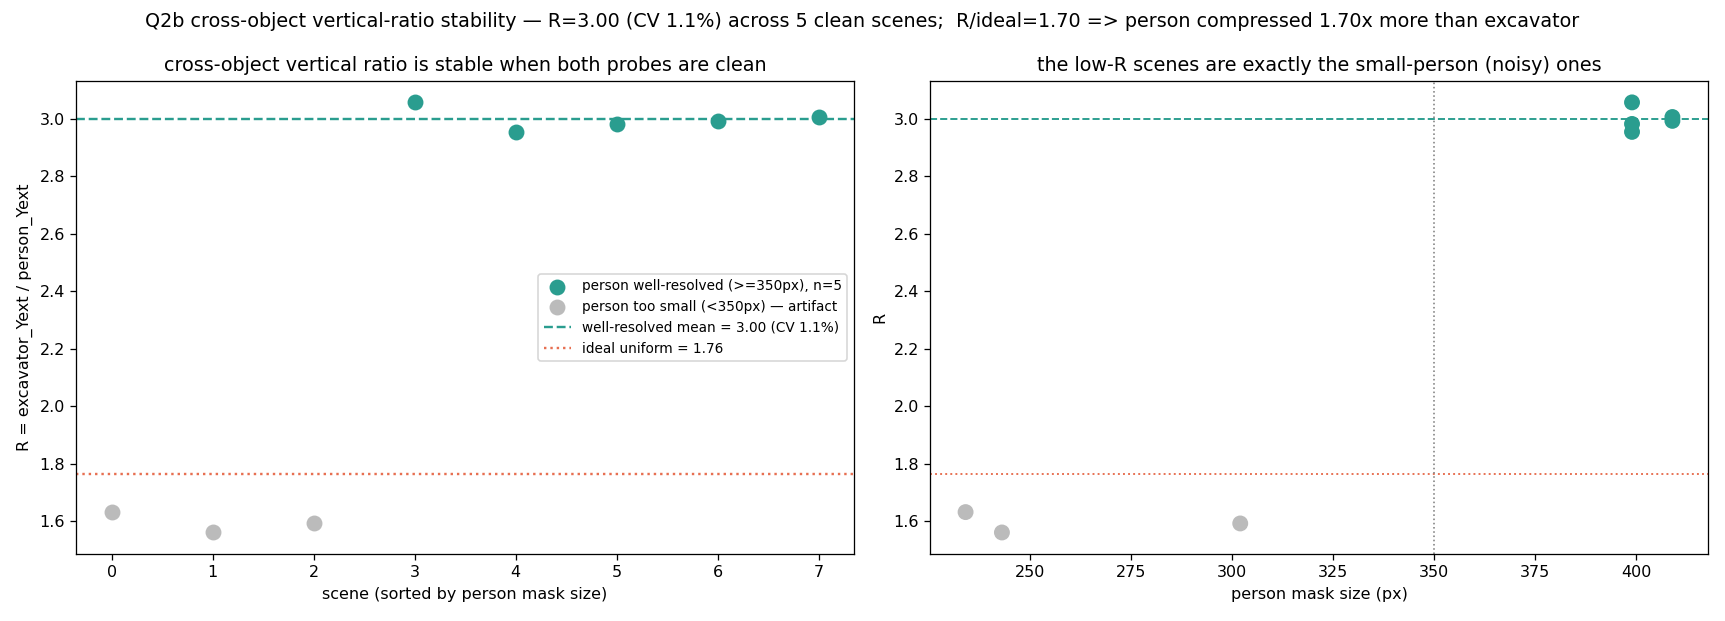

Recreate this plot in Python.
"""
q2b_vertical_ratio.py  (experiment Q2-absolute, identifiable part)

Absolute vertical compression k_v is NOT cleanly identifiable per scene: the only
known sizes (person 1.7 m, excavator 3.0 m) are VERTICAL, the compressed axis, so
calibrating metric scale from them absorbs the compression (scale & k_v entangle).
An external horizontal ruler / telemetry is required -> exactly what the big-pit
calibration poles provide.

What IS identifiable and scale-free is the cross-object vertical-extent ratio
    R = excavator_Yext / person_Yext      (ideal, uniform compression: 3.0/1.7 = 1.76)
which is nearly halo-free (halo inflates the horizontal footprint, not vertical Y).
We test its stability across scenes. Cleaner than the aspect deficit (Q2).

Reuses vertical_fidelity_results.json. English labels. Outputs png + json.
"""
import os, json, collections
import numpy as np
import matplotlib; matplotlib.use("Agg")
import matplotlib.pyplot as plt

VY = "/home/maomaoyu/WS/vggt_yoloe"
IDEAL = 3.0 / 1.7
PX_OK = 350   # person mask px above which the small-object probe is reliable

d = json.load(open(f"{VY}/vertical_fidelity_results.json"))
by = collections.defaultdict(dict)
for e in d:
    by[e["scene"]][e["class"]] = e

rows = []
for sc, cd in by.items():
    if "excavator" in cd and "person" in cd:
        R = cd["excavator"]["Y_ext"] / cd["person"]["Y_ext"]
        rows.append(dict(scene=sc.replace("session_", ""), R=R,
                         person_px=cd["person"]["mask_px"]))
rows.sort(key=lambda r: r["person_px"])
R = np.array([r["R"] for r in rows]); px = np.array([r["person_px"] for r in rows])
ok = px >= PX_OK
mean_ok, std_ok = float(R[ok].mean()), float(R[ok].std())
cv_ok = std_ok / mean_ok * 100

fig, ax = plt.subplots(1, 2, figsize=(15, 5.4))

# A: R per scene, split by probe reliability
xi = np.arange(len(rows))
ax[0].scatter(xi[ok], R[ok], s=80, color="#2a9d8f", zorder=5,
              label=f"person well-resolved (>={PX_OK}px), n={ok.sum()}")
ax[0].scatter(xi[~ok], R[~ok], s=80, color="#bbbbbb", zorder=5,
              label=f"person too small (<{PX_OK}px) — artifact")
ax[0].axhline(mean_ok, color="#2a9d8f", ls="--", lw=1.5,
              label=f"well-resolved mean = {mean_ok:.2f} (CV {cv_ok:.1f}%)")
ax[0].axhline(IDEAL, color="#e76f51", ls=":", lw=1.5, label=f"ideal uniform = {IDEAL:.2f}")
ax[0].set_xlabel("scene (sorted by person mask size)")
ax[0].set_ylabel("R = excavator_Yext / person_Yext")
ax[0].set_title("cross-object vertical ratio is stable when both probes are clean")
ax[0].legend(fontsize=8.5)

# B: R vs person px
ax[1].scatter(px, R, s=80, c=np.where(ok, "#2a9d8f", "#bbbbbb"), zorder=5)
ax[1].axhline(mean_ok, color="#2a9d8f", ls="--", lw=1.2)
ax[1].axhline(IDEAL, color="#e76f51", ls=":", lw=1.2)
ax[1].axvline(PX_OK, color="gray", ls=":", lw=1)
ax[1].set_xlabel("person mask size (px)"); ax[1].set_ylabel("R")
ax[1].set_title("the low-R scenes are exactly the small-person (noisy) ones")

rel = mean_ok / IDEAL
fig.suptitle(f"Q2b cross-object vertical-ratio stability — R={mean_ok:.2f} (CV {cv_ok:.1f}%) across "
             f"{ok.sum()} clean scenes;  R/ideal={rel:.2f} => person compressed {rel:.2f}x more than excavator",
             fontsize=12)
fig.tight_layout()
out = f"{VY}/q2b_vertical_ratio.png"; fig.savefig(out, dpi=115); print("wrote", out)

res = dict(
    metric="R = excavator_Yext / person_Yext (scale-free, halo-light), ideal uniform = 1.76",
    ideal=round(IDEAL, 3), px_threshold=PX_OK,
    well_resolved=dict(n=int(ok.sum()), mean=round(mean_ok, 3), std=round(std_ok, 3), cv_pct=round(cv_ok, 1)),
    rows=[{**r, "R": round(r["R"], 3)} for r in rows],
    relative_compression_person_over_excavator=round(rel, 2),
    identifiability_note="absolute k_v needs an external horizontal ruler / telemetry (the big-pit "
                         "poles); only the scale-free RATIO is identifiable here.",
    verdict=f"cross-object vertical ratio is highly stable (CV {cv_ok:.1f}%) when both probes are "
            "well-resolved -> reinforces Q2: vertical distortion is systematic & reproducible at the "
            f"object level. Person is compressed {rel:.2f}x more than excavator (small-object effect).",
)
json.dump(res, open(f"{VY}/q2b_vertical_ratio_result.json", "w"), indent=1)
print(json.dumps(res, indent=1, ensure_ascii=False))
